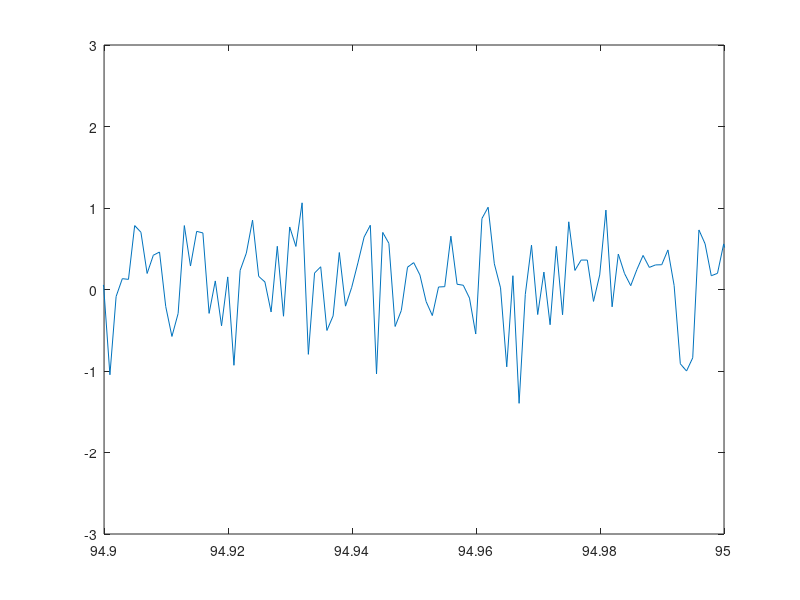

Here is the MATLAB script that generated this plot: (Note: this script raises an error after producing the figure.)
%% FastPlot Zoom & Pan Latency Benchmark
% Measures per-frame latency for individual zoom and pan operations.
% Forces GPU flush with getframe() to get true frame delivery time.

addpath(fullfile(fileparts(mfilename('fullpath')), '..'));
addpath(fullfile(fileparts(mfilename('fullpath')), '..', 'private'));

sizes = [1e5, 1e6, 10e6, 50e6];
labels = {'100K', '1M', '10M', '50M'};

% Zoom levels: what fraction of total X range is visible
zoom_levels = [1.0, 0.5, 0.1, 0.01, 0.001];
zoom_labels = {'100%', '50%', '10%', '1%', '0.1%'};

n_pan_steps = 20; % pan operations per zoom level

fprintf('================================================================\n');
fprintf('  FastPlot Zoom & Pan Latency Benchmark\n');
fprintf('  Per-frame timing with forced GPU flush (getframe)\n');
fprintf('================================================================\n\n');

for c = 1:numel(sizes)
    n = sizes(c);
    fprintf('====== %s points ======\n\n', labels{c});

    x = linspace(0, 100, n);
    y = sin(x * 2*pi / 10) + 0.5 * randn(1, n);

    % --- Standard plot() ---
    fig_std = figure('Visible', 'off', 'Position', [100 100 800 400]);
    ax_std = axes('Parent', fig_std);
    plot(ax_std, x, y);
    drawnow;

    fprintf('  %-6s | %-22s | %-22s\n', 'Zoom', 'plot() per-frame (ms)', 'FastPlot per-frame (ms)');
    fprintf('  %-6s-+-%-22s-+-%-22s\n', '------', '----------------------', '----------------------');

    std_zoom_times = {};

    for zl = 1:numel(zoom_levels)
        frac = zoom_levels(zl);
        width = 100 * frac;

        % Pan across the data at this zoom level
        pan_starts = linspace(5, 95 - width, n_pan_steps);
        frame_times = zeros(1, n_pan_steps);

        for p = 1:n_pan_steps
            x0 = pan_starts(p);
            tic;
            set(ax_std, 'XLim', [x0, x0 + width]);
            drawnow;
            getframe(fig_std); % force GPU flush
            frame_times(p) = toc;
        end

        std_zoom_times{zl} = frame_times * 1000; % ms
    end

    close(fig_std);

    % --- FastPlot ---
    fp = FastPlot();
    fp.addLine(x, y, 'DisplayName', 'Signal');
    fp.addThreshold(1.5, 'Direction', 'upper', 'ShowViolations', true, 'Color', 'r');
    fp.addThreshold(-1.5, 'Direction', 'lower', 'ShowViolations', true, 'Color', 'r');
    fp.render();

    fp_zoom_times = {};

    for zl = 1:numel(zoom_levels)
        frac = zoom_levels(zl);
        width = 100 * frac;

        pan_starts = linspace(5, 95 - width, n_pan_steps);
        frame_times = zeros(1, n_pan_steps);

        for p = 1:n_pan_steps
            x0 = pan_starts(p);
            tic;
            set(fp.hAxes, 'XLim', [x0, x0 + width]);
            drawnow;
            getframe(fp.hFigure); % force GPU flush
            frame_times(p) = toc;
        end

        fp_zoom_times{zl} = frame_times * 1000; % ms
    end

    close(fp.hFigure);

    % Print results
    for zl = 1:numel(zoom_levels)
        st = std_zoom_times{zl};
        ft = fp_zoom_times{zl};
        fprintf('  %-6s | avg=%5.1f  p95=%5.1f     | avg=%5.1f  p95=%5.1f\n', ...
            zoom_labels{zl}, mean(st), prctile(st, 95), mean(ft), prctile(ft, 95));
    end
    fprintf('\n');

    % --- Pan stress test: continuous pan at deepest zoom ---
    fprintf('  Pan stress (0.1%% zoom, %d frames):\n', n_pan_steps);
    width = 100 * 0.001;

    % Standard
    fig_std = figure('Visible', 'off', 'Position', [100 100 800 400]);
    ax_std = axes('Parent', fig_std);
    plot(ax_std, x, y);
    drawnow;

    pan_starts = linspace(10, 80, n_pan_steps);
    std_pan = zeros(1, n_pan_steps);
    for p = 1:n_pan_steps
        x0 = pan_starts(p);
        tic;
        set(ax_std, 'XLim', [x0, x0 + width]);
        drawnow;
        getframe(fig_std);
        std_pan(p) = toc * 1000;
    end
    close(fig_std);

    % FastPlot
    fp = FastPlot();
    fp.addLine(x, y, 'DisplayName', 'Signal');
    fp.addThreshold(1.5, 'Direction', 'upper', 'ShowViolations', true, 'Color', 'r');
    fp.addThreshold(-1.5, 'Direction', 'lower', 'ShowViolations', true, 'Color', 'r');
    fp.render();

    fp_pan = zeros(1, n_pan_steps);
    for p = 1:n_pan_steps
        x0 = pan_starts(p);
        tic;
        set(fp.hAxes, 'XLim', [x0, x0 + width]);
        drawnow;
        getframe(fp.hFigure);
        fp_pan(p) = toc * 1000;
    end
    close(fp.hFigure);

    fprintf('    plot():    avg=%5.1f ms  p95=%5.1f ms  max=%5.1f ms\n', ...
        mean(std_pan), prctile(std_pan, 95), max(std_pan));
    fprintf('    FastPlot:  avg=%5.1f ms  p95=%5.1f ms  max=%5.1f ms\n', ...
        mean(fp_pan), prctile(fp_pan, 95), max(fp_pan));

    std_fps = 1000 / mean(std_pan);
    fp_fps = 1000 / mean(fp_pan);
    fprintf('    Effective FPS:  plot()=%.0f  FastPlot=%.0f\n', std_fps, fp_fps);
    fprintf('\n');

    clear x y fp;
end

fprintf('================================================================\n');
fprintf('  Notes\n');
fprintf('================================================================\n');
fprintf('  - getframe() forces GPU pipeline flush (true frame delivery).\n');
fprintf('  - At deep zoom (0.1%%), FastPlot only processes ~0.1%% of data\n');
fprintf('    via binary search, while plot() still has all points in GPU.\n');
fprintf('  - "p95" = 95th percentile latency (worst-case interactive feel).\n');
fprintf('  - Target for smooth interaction: <33 ms (30 fps) per frame.\n');
fprintf('\n');
